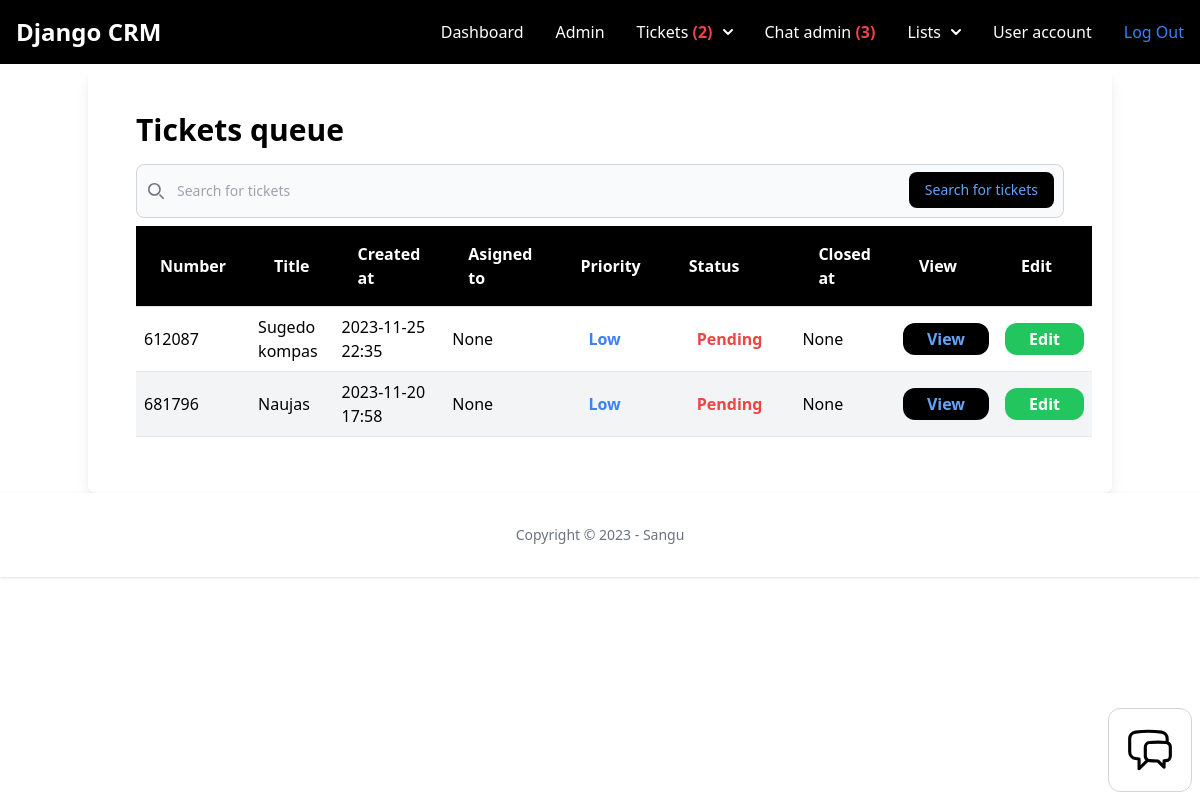
Before: /dashboard/tickets/queue/ (signed in) with the older database file.
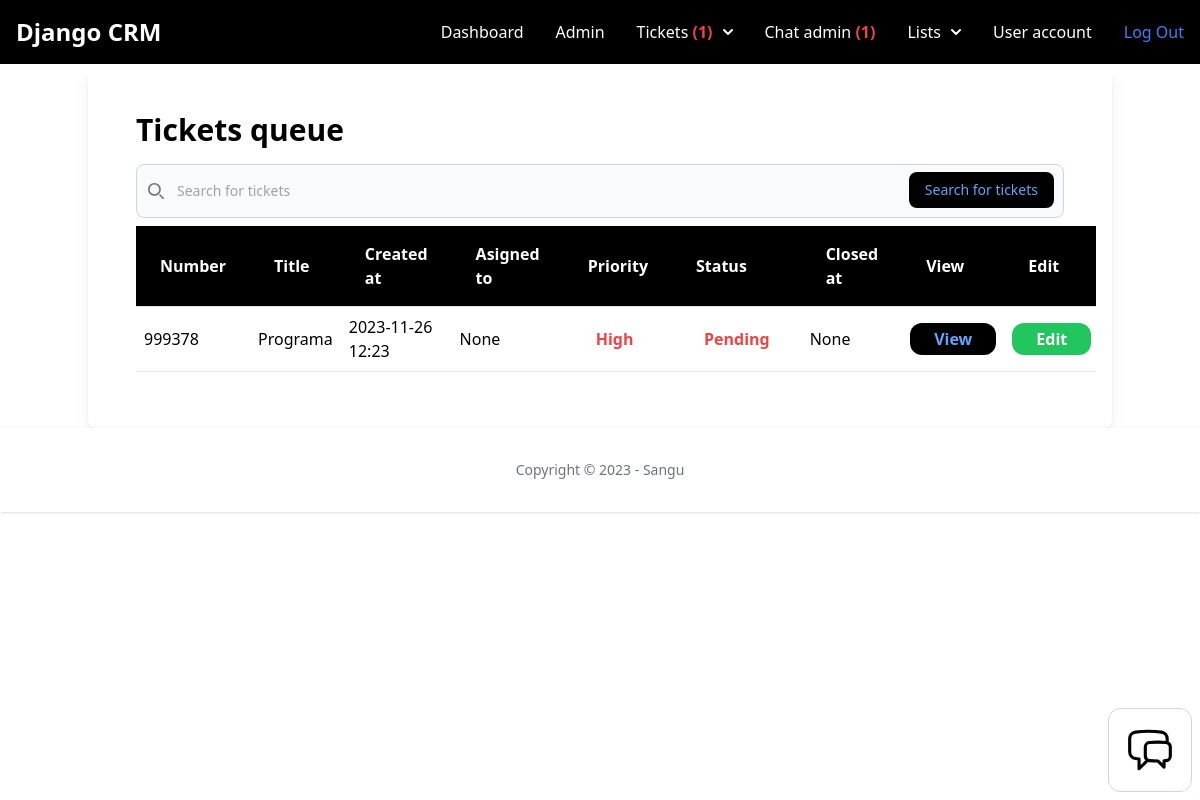
After: the same page with the newer database file.
### ticket/models.py (models this page shows, shortened)
class Ticket(models.Model):
    ACTIVE = 'active'
    COMPLETED = 'completed'
    PENDING = 'pending'
    CHOICES_STATUS = (
        (ACTIVE, 'Active'),
        (COMPLETED, 'Completed'),
        (PENDING, 'Pending'),
    )
    LOW = 'low'
    MEDIUM = 'medium'
    HIGH = 'high'
    CHOICES_PRIORITY = (
        (LOW, 'Low'),
        (MEDIUM, 'Medium'),
        (HIGH, 'High'),
    )
    ticket_number = models.CharField(max_length=15, unique=True)
    title = models.CharField(max_length=100)
    description = models.TextField(blank=True, null=True)
    created_by = models.ForeignKey(User, related_name='tickets', on_delete=models.CASCADE)
    created_at = models.DateTimeField(auto_now_add=True)
    modified_at = models.DateTimeField(auto_now=True)
    assign_to = models.ForeignKey(User, on_delete=models.DO_NOTHING, null=True, blank=True)
    is_resolved = models.BooleanField(default=False)
    accepted_at = models.DateTimeField(null=True, blank=True)
    closed_at = models.DateTimeField(null=True, blank=True)
    status = models.CharField(max_length=15, choices=CHOICES_STATUS, default=PENDING)
    priority = models.CharField(max_length=15, choices=CHOICES_PRIORITY, default=MEDIUM)
    solution = models.TextField(blank=True, null=True)
    class Meta:
        ordering = ['-created_at', 'priority', 'ticket_number']

### ticket/views.py (the view)
# urls.py: path('queue/', views.ticket_queue, name='queue'),
@login_required
def ticket_queue(request):
    if request.user.is_manager:
        tickets = Ticket.objects.filter(status='pending')
        return render(request, 'ticket/tickets_queue.html', {
            'tickets': tickets
        })
    else:
        messages.error(request, 'You have no access to the page')
        return redirect('dashboard:index')

### chat/context_processors.py (called while the page is built)
def chat_waiting(request):
    waiting_chat = Room.objects.filter(status='waiting')
    return {'waiting_chat': waiting_chat}

### team/context_processors.py (called while the page is built)
def active_team(request):
    if request.user.is_authenticated:
        if request.user.userprofile.active_team:
            active_team = request.user.userprofile.active_team
        else:
            active_team = Team.objects.filter(created_by=request.user)[0]
    else:
        active_team = None
    return {'active_team': active_team}

### ticket/context_processors.py (called while the page is built)
def pending_tickets(request):
    pending_tickets = 0
    if request.user.is_authenticated:
        if request.user.is_manager:
            pending_tickets = Ticket.objects.filter(status='pending')
        else:
            pending_tickets = pending_tickets
    else:
        pending_tickets = pending_tickets
    return {'pending_tickets': pending_tickets}

def workspace_tickets(request):
    if request.user.is_authenticated:
        workspace_tickets = Ticket.objects.filter(assign_to=request.user, is_resolved=False)
    else:
        workspace_tickets = 0
    return {'workspace_tickets': workspace_tickets}

### ticket/templates/ticket/tickets_queue.html (shortened to what the changed rows need)
{% extends 'app/base.html'  %}
{% block content %}
<div class="container mx-auto shadow-lg rounded-lg py-6 px-6">
    <div class="py-6 px-6">
        <h1 class="mb-4 font-semibold text-3xl">Tickets queue</h1>
        {% if tickets %}
        <div class="flex flex-col">
            <div class="overflow-x-auto sm:-mx-6 lg:-mx-8">
                <div class="inline-block min-w-full py-2 sm:px-6 lg:px-8">
                    <div class="overflow-hidden">
                        <table class="table-auto text-left w-full">
                            <thead class="border-b bg-black font-semibold text-white dark:border-neutral-500">
                                <tr>
                                    <th scope="col" class="px-6 py-4">Number</th>
                                    <th scope="col" class="px-6 py-4">Title</th>
                                    <th scope="col" class="px-6 py-4">Created at</th>
                                    <th scope="col" class="px-6 py-4">Asigned to</th>
                                    <th scope="col" class="px-6 py-4">Priority</th>
                                    <th scope="col" class="px-6 py-4">Status</th>
                                    <th scope="col" class="px-6 py-4">Closed at</th>
                                    <th scope="col" class="px-6 py-4">View</th>
                                    <th scope="col" class="px-6 py-4">Edit</th>
                                </tr>
                            </thead>
                            <tbody>
                                {% for ticket in tickets %}
                                <tr class="border-b dark:border-neutral-500 {% cycle 'bg-white' 'bg-gray-100' %}">
                                    <td class="py-2 px-2">{{ ticket.ticket_number }}</td>
                                    <td class="py-2 px-2">{{ ticket.title }}</td>
                                    <td class="py-2 px-2">{{ ticket.created_at|date:"Y-m-d H:i" }}</td>
                                    <td class="py-2 px-2">{{ ticket.assign_to }}</td>
                                    <td class="px-2">
                                        {% if ticket.priority == 'low' %}
                                        <span class="inline-block py-1 px-6 font-semibold text-blue-500 text-center">{{ ticket.get_priority_display }}</span>
                                        {% elif ticket.priority == 'medium' %}
                                        <span class="inline-block py-1 px-6 font-semibold text-green-500 text-center">{{ ticket.get_priority_display }}</span>
                                        {% elif ticket.priority == 'high' %}
                                        <span class="inline-block py-1 px-6 font-semibold text-red-500 text-center">{{ ticket.get_priority_display }}</span>
                                        {% endif %}
                                    </td>
                                    <td class="py-2 px-2">
                                        {% if ticket.status == 'active' %}
                                        <span class="inline-block py-1 px-6 font-semibold text-green-500 text-center">{{ ticket.get_status_display }}</span>
                                        {% elif ticket.status == 'completed' %}
                                        <span class="inline-block py-1 px-6 font-semibold text-blue-500 text-center">{{ ticket.get_status_display }}</span>
                                        {% elif ticket.status == 'pending' %}
                                        <span class="inline-block py-1 px-6 font-semibold text-red-500 text-center">{{ ticket.get_status_display }}</span>
                                        {% endif %}
                                    </td>
                                    <td class="py-2 px-2">{{ ticket.closed_at }}</td>
                                    <td class="py-2 px-2"><a href="{% url 'tickets:detail' ticket.id %}" class="inline-block text-center py-1 px-6 bg-black rounded-xl font-semibold text-blue-400">View</a></td>
                                    <td class="py-2 px-2">
                                        {% if not ticket.is_resolved %}
                                        <a href="{% url 'tickets:edit' ticket.id %}" class="inline-block text-center py-1 px-6 bg-green-500 rounded-xl font-semibold text-white">Edit</a>
                                        {% endif %}
                                    </td>
                                </tr>
                                {% endfor %}
                            </tbody>
                        </table>
                    </div>
                </div>
            </div>
        </div>
        {% else %}
        <p class="mt-6 px-2">There are no tickets in the database yet...</p>
        {% endif %}
    </div>
</div>
    {% endblock %}

Changed rows visible on the page:
removed Ticket: ticket_number "612087", title "Sugedo kompas", created_at "2023-11-25 22:35", assign_to "None", priority "Low", status "Pending", closed_at "None", is_resolved "Edit"
removed Ticket: ticket_number "681796", title "Naujas", created_at "2023-11-20 17:58", assign_to "None", priority "Low", status "Pending", closed_at "None", is_resolved "Edit"
added Ticket: ticket_number "999378", title "Programa", created_at "2023-11-26 12:23", assign_to "None", priority "High", status "Pending", closed_at "None", is_resolved "Edit"
Other visible differences:
{{ pending_tickets.count }}: "2" → "1"
{{ waiting_chat.count }}: "3" → "1"
